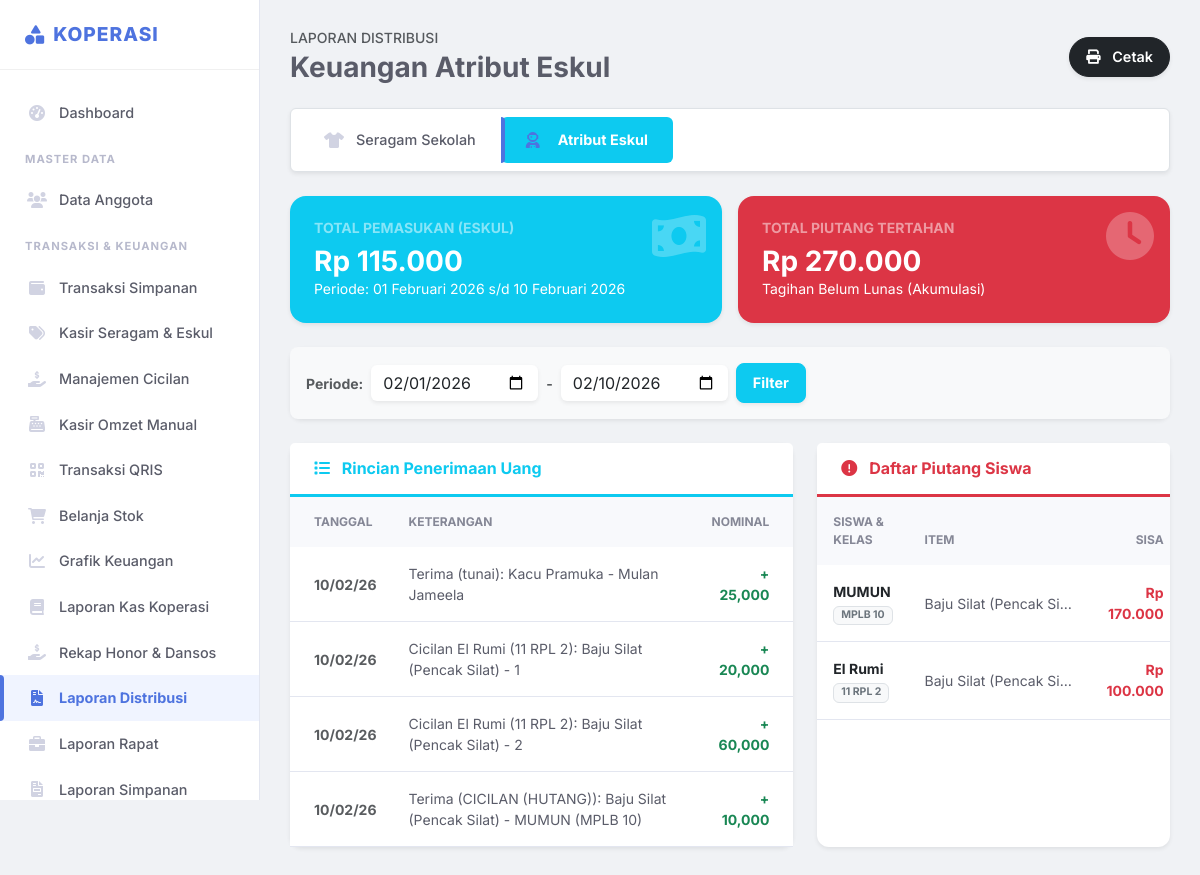
The app's page /kas/laporan_distribusi?tab=eskul&tgl_awal=2026-02-01&tgl_akhir=2026-02-10 (signed in) with its own data.
### tables this page shows
CREATE TABLE `transaksi_kas` (
  `id` int(11) NOT NULL,
  `tanggal` date NOT NULL,
  `kategori` varchar(100) NOT NULL,
  `arus` enum('masuk','keluar') NOT NULL,
  `jumlah` decimal(15,2) NOT NULL,
  `keterangan` text DEFAULT NULL,
  `user_id` int(11) DEFAULT NULL,
  `created_at` timestamp NOT NULL DEFAULT current_timestamp()
);

CREATE TABLE `cicilan` (
  `id` int(11) NOT NULL,
  `nama_siswa` varchar(100) NOT NULL,
  `kelas` varchar(50) NOT NULL,
  `kategori_barang` varchar(50) NOT NULL,
  `nama_barang` varchar(255) NOT NULL,
  `total_tagihan` decimal(15,2) NOT NULL,
  `terbayar` decimal(15,2) NOT NULL DEFAULT 0.00,
  `sisa` decimal(15,2) NOT NULL,
  `status` enum('lunas','belum') DEFAULT 'belum',
  `catatan` text DEFAULT NULL,
  `created_at` timestamp NOT NULL DEFAULT current_timestamp(),
  `updated_at` timestamp NOT NULL DEFAULT current_timestamp() ON UPDATE current_timestamp()
);

### config/functions.php (called while the page is built, shortened)
<?php
function formatRp($angka){
    return "Rp " . number_format($angka, 0, ',', '.');
}
function tglIndo($tanggal){
    $bulan = array (
        1 => 'Januari', 'Februari', 'Maret', 'April', 'Mei', 'Juni',
        'Juli', 'Agustus', 'September', 'Oktober', 'November', 'Desember'
    );
    $pecahkan = explode('-', $tanggal);
    return $pecahkan[2] . ' ' . $bulan[ (int)$pecahkan[1] ] . ' ' . $pecahkan[0];
}
?>

### pages/kas/laporan_distribusi.php (the view, shortened to what this page needs)
<?php
$tgl_awal = isset($_GET['tgl_awal']) ? $_GET['tgl_awal'] : date('Y-m-01');
$tgl_akhir = isset($_GET['tgl_akhir']) ? $_GET['tgl_akhir'] : date('Y-m-d');
$tab = isset($_GET['tab']) ? $_GET['tab'] : 'seragam';
if($tab == 'seragam'){
    $kategori_kas_target = 'penjualan_seragam';
    $kategori_cicilan_target = 'seragam';
    $judul_halaman = 'Keuangan Seragam Sekolah';
    $warna_tema = 'primary';
    $btn_class = 'btn-primary';
} else {
    $kategori_kas_target = 'penjualan_eskul';
    $kategori_cicilan_target = 'eskul';
    $judul_halaman = 'Keuangan Atribut Eskul';
    $warna_tema = 'info';
    $btn_class = 'btn-info text-white';
}
$sql_masuk = "SELECT * FROM transaksi_kas
              WHERE (tanggal BETWEEN ? AND ?)
              AND kategori = ?
              ORDER BY tanggal ASC";
$trx_masuk = $pdo->prepare($sql_masuk);
$trx_masuk->execute([$tgl_awal, $tgl_akhir, $kategori_kas_target]);
$data_masuk = $trx_masuk->fetchAll();
$total_masuk = 0;
foreach($data_masuk as $d) $total_masuk += $d['jumlah'];
$total_piutang = 0;
$data_piutang = [];
try {
    $sql_piutang = "SELECT * FROM cicilan
                    WHERE status = 'belum'
                    AND kategori_barang = ?
                    ORDER BY created_at DESC";
    $stmt_piutang = $pdo->prepare($sql_piutang);
    $stmt_piutang->execute([$kategori_cicilan_target]);
    $data_piutang = $stmt_piutang->fetchAll();
    foreach($data_piutang as $p){
        $total_piutang += $p['sisa'];
    }
} catch (Exception $e) {}
?>
<div class="d-flex justify-content-between align-items-center mb-4">
    <div>
        <h6 class="text-muted text-uppercase small ls-1 mb-1">Laporan Distribusi</h6>
        <h2 class="h3 fw-bold mb-0"><?= $judul_halaman ?></h2>
    </div>
    <a href="pages/kas/cetak_laporan_distribusi.php?tab=<?= $tab ?>&tgl_awal=<?= $tgl_awal ?>&tgl_akhir=<?= $tgl_akhir ?>" target="_blank" class="btn btn-dark shadow-sm rounded-pill">
        <i class="fas fa-print me-2"></i> Cetak
    </a>
</div>
<ul class="nav nav-pills mb-4 bg-white p-2 rounded shadow-sm border">
    <li class="nav-item">
        <a class="nav-link <?= $tab=='seragam' ? 'active fw-bold' : '' ?>" href="kas/laporan_distribusi?tab=seragam&tgl_awal=<?= $tgl_awal ?>&tgl_akhir=<?= $tgl_akhir ?>">
            <i class="fas fa-tshirt me-2"></i> Seragam Sekolah
        </a>
    </li>
    <li class="nav-item">
        <a class="nav-link <?= $tab=='eskul' ? 'active fw-bold bg-info text-white' : 'text-dark' ?>" href="kas/laporan_distribusi?tab=eskul&tgl_awal=<?= $tgl_awal ?>&tgl_akhir=<?= $tgl_akhir ?>">
            <i class="fas fa-user-astronaut me-2"></i> Atribut Eskul
        </a>
    </li>
</ul>
<div class="row g-3 mb-4">
    <div class="col-md-6">
        <div class="card bg-<?= $warna_tema ?> text-white p-4 border-0 shadow-sm rounded-4 position-relative overflow-hidden">
            <div class="position-absolute top-0 end-0 opacity-25 m-3"><i class="fas fa-money-bill-wave fa-3x"></i></div>
            <h6 class="text-white-50 text-uppercase small fw-bold">Total Pemasukan (<?= ucfirst($tab) ?>)</h6>
            <h3 class="mb-0 fw-bold"><?= formatRp($total_masuk) ?></h3>
            <small>Periode: <?= tglIndo($tgl_awal) ?> s/d <?= tglIndo($tgl_akhir) ?></small>
        </div>
    </div>
    <div class="col-md-6">
        <div class="card bg-danger text-white p-4 border-0 shadow-sm rounded-4 position-relative overflow-hidden">
            <div class="position-absolute top-0 end-0 opacity-25 m-3"><i class="fas fa-clock fa-3x"></i></div>
            <h6 class="text-white-50 text-uppercase small fw-bold">Total Piutang Tertahan</h6>
            <h3 class="mb-0 fw-bold"><?= formatRp($total_piutang) ?></h3>
            <small>Tagihan Belum Lunas (Akumulasi)</small>
        </div>
    </div>
</div>
<div class="card border-0 shadow-sm mb-4">
    <div class="card-body bg-light rounded-3 p-3">
        <form class="d-flex gap-2 align-items-center" method="GET">
            <span class="fw-bold small text-muted">Periode:</span>
            <input type="date" name="tgl_awal" class="form-control border-0 shadow-sm" style="width:auto;" value="<?= $tgl_awal ?>">
            <span class="fw-bold small text-muted">-</span>
            <input type="date" name="tgl_akhir" class="form-control border-0 shadow-sm" style="width:auto;" value="<?= $tgl_akhir ?>">
            <button type="submit" class="btn <?= $btn_class ?> btn-sm shadow-sm px-3 fw-bold">Filter</button>
        </form>
    </div>
</div>
<div class="row g-4">
    <div class="col-lg-7">
        <div class="card border-0 shadow-sm h-100">
            <div class="card-header bg-white py-3 border-bottom border-<?= $warna_tema ?> border-3">
                <h6 class="mb-0 fw-bold text-<?= $warna_tema ?>"><i class="fas fa-list me-2"></i> Rincian Penerimaan Uang</h6>
            </div>
            <div class="card-body p-0">
                <div class="table-responsive">
                    <table class="table table-hover align-middle mb-0 small">
                        <thead class="bg-light">
                            <tr>
                                <th class="ps-4">Tanggal</th>
                                <th>Keterangan</th>
                                <th class="text-end pe-4">Nominal</th>
                            </tr>
                        </thead>
                        <tbody>
                            <?php endif;
                            foreach($data_masuk as $row): ?>
                            <tr>
                                <td class="ps-4 text-muted fw-bold"><?= date('d/m/y', strtotime($row['tanggal'])) ?></td>
                                <td><?= htmlspecialchars($row['keterangan']) ?></td>
                                <td class="text-end fw-bold text-success pe-4">+ <?= number_format($row['jumlah']) ?></td>
                            </tr>
                            <?php endforeach; ?>
                        </tbody>
                    </table>
                </div>
            </div>
        </div>
    </div>
    <div class="col-lg-5">
        <div class="card border-0 shadow-sm h-100">
            <div class="card-header bg-white py-3 border-bottom border-danger border-3">
                <h6 class="mb-0 fw-bold text-danger"><i class="fas fa-exclamation-circle me-2"></i> Daftar Piutang Siswa</h6>
            </div>
            <div class="card-body p-0">
                <div class="table-responsive" style="max-height: 500px;">
                    <table class="table table-hover align-middle mb-0 small">
                        <thead class="bg-light sticky-top">
                            <tr>
                                <th class="ps-3">Siswa & Kelas</th>
                                <th>Item</th>
                                <th class="text-end pe-3">Sisa</th>
                            </tr>
                        </thead>
                        <tbody>
                            <?php endif;
                            foreach($data_piutang as $row): ?>
                            <tr>
                                <td class="ps-3">
                                    <span class="fw-bold text-dark d-block"><?= htmlspecialchars($row['nama_siswa']) ?></span>
                                    <span class="badge bg-light text-secondary border"><?= htmlspecialchars($row['kelas']) ?></span>
                                </td>
                                <td><span class="d-block text-truncate" style="max-width: 150px;"><?= htmlspecialchars($row['nama_barang']) ?></span></td>
                                <td class="text-end text-danger fw-bold pe-3"><?= formatRp($row['sisa']) ?></td>
                            </tr>
                            <?php endforeach; ?>
                        </tbody>
                    </table>
                </div>
            </div>
        </div>
    </div>
</div>

### index.php (style rules this page uses)
:root { --primary: #4e73df; --primary-dark: #224abe; --success: #1cc88a; --info: #36b9cc; --warning: #f6c23e; --danger: #e74a3b; --dark: #2c3e50; --light: #f8f9fc; }
body { font-family: 'Inter', sans-serif; background-color: #f0f2f5; color: #5a5c69; overflow-x: hidden; }
.nav-link { display: flex; align-items: center; padding: 12px 25px; color: #5a5c69; font-weight: 500; font-size: 0.9rem; transition: 0.2s; position: relative; }
.nav-link i { width: 24px; font-size: 1rem; margin-right: 10px; color: #d1d3e2; transition: 0.2s; }
.nav-link.active { color: var(--primary); background: #f0f4ff; font-weight: 700; }
.nav-link.active::before { content: ''; position: absolute; left: 0; top: 0; bottom: 0; width: 4px; background: var(--primary); border-radius: 0 4px 4px 0; }
.nav-link.active i { color: var(--primary); }
.card { border: none; border-radius: 12px; box-shadow: 0 0.15rem 1.75rem 0 rgba(58, 59, 69, 0.05); background: #fff; transition: box-shadow 0.2s; }
.card-header { background: #fff; border-bottom: 1px solid #e3e6f0; padding: 1.2rem 1.5rem; font-weight: 700; color: var(--primary); }
.btn { padding: 0.5rem 1rem; border-radius: 8px; font-weight: 600; font-size: 0.9rem; }
.table thead th { background: #f8f9fc; color: #858796; font-weight: 700; text-transform: uppercase; font-size: 0.75rem; border-bottom: 0; padding: 1rem; }
.table td { padding: 1rem; vertical-align: middle; color: #5a5c69; border-bottom: 1px solid #e3e6f0; }

### records on screen
transaksi_kas: tanggal "10/02/26", keterangan "Terima (tunai): Kacu Pramuka - Mulan Jameela", jumlah "25,000"
transaksi_kas: tanggal "10/02/26", keterangan "Cicilan El Rumi (11 RPL 2): Baju Silat (Pencak Silat) - 1", jumlah "20,000"
transaksi_kas: tanggal "10/02/26", keterangan "Cicilan El Rumi (11 RPL 2): Baju Silat (Pencak Silat) - 2", jumlah "60,000"
transaksi_kas: tanggal "10/02/26", keterangan "Terima (CICILAN (HUTANG)): Baju Silat (Pencak Silat) - MUMUN (MPLB 10)", jumlah "10,000"
cicilan: nama_siswa "MUMUN", kelas "MPLB 10", nama_barang "Baju Silat (Pencak Si…", sisa "Rp 170.000"
cicilan: nama_siswa "El Rumi", kelas "11 RPL 2", nama_barang "Baju Silat (Pencak Si…", sisa "Rp 100.000"

### other values on screen
$judul_halaman "Keuangan Atribut Eskul"
$tab "ESKUL"
formatRp($total_masuk) "Rp 115.000"
tglIndo($tgl_awal) "01 Februari 2026"
tglIndo($tgl_akhir) "10 Februari 2026"
formatRp($total_piutang) "Rp 270.000"
